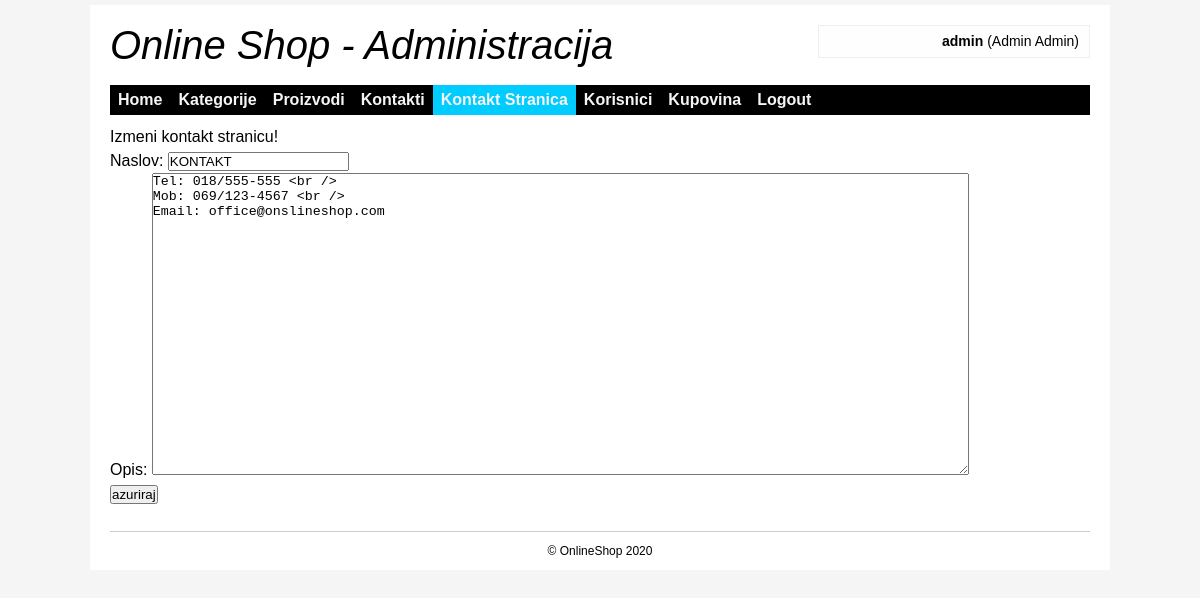
Page /admin/kontakt/kontaktStranica (signed in) on the committed database.
### tables this page shows
CREATE TABLE IF NOT EXISTS `pages` (
  `page_id` int(5) unsigned NOT NULL AUTO_INCREMENT,
  `page` varchar(255) NOT NULL,
  `title` varchar(255) NOT NULL,
  `description` mediumtext NOT NULL,
  PRIMARY KEY (`page_id`)
);

### libs/Admin_View.php (called while the page is built, shortened)
<?php
class Admin_View {
    public function render($template) {
        include_once BASE_PATH . 'views/admin/header.php';
        include_once BASE_PATH . 'views/admin/'.$template;
        include_once BASE_PATH . 'views/admin/footer.php';
    }
}
?>

### controllers/kontakt_admin_controller.php (called while the page is built, shortened)
<?php
class Kontakt_Admin_Controller extends Admin_Controller {
    public function kontaktStranica(){
        $this->view->activeNavigation = 'kontaktStranica';
        $kontaktPage = $this->model->getKontaktPage();
        $this->view->kontaktPage = $kontaktPage;
        $this->view->render('kontakt/kontakt_stranica.php');
    }
}
?>

### admin.php (called while the page is built, shortened)
<?php
require LIBS.'Admin_View.php';
$onlineshop = new Router('admin');
?>

### libs/Model.php (called while the page is built, shortened)
<?php
class Model {
    public function __construct() {
        $this->db = new Database(DB_TYPE,DB_HOST,DB_NAME,DB_USER,DB_PASS);
    }
}
?>

### models/kontakt_model.php (called while the page is built, shortened)
<?php
class Kontakt_Model extends Model {
    public function getKontaktPage() {
        $kontakt = array();
        $sql = "SELECT `page_id`,`page`,`title`,`description`
                FROM `pages`
                WHERE `page_id` = 2";
        $result = $this->db->query($sql);
            if ($result->rowCount()>0){
            $kontakt = $result->fetch(PDO::FETCH_ASSOC);
        }
        return $kontakt;
    }
}
?>

### views/admin/kontakt/kontakt_stranica.php (the view, shortened to what this page needs)
<p>
    Izmeni kontakt stranicu!
</p>
<form action="<?php echo ADMIN_URL . 'kontakt/azurirajKontaktStranicu'; ?>" method="post" >
    Naslov: <input type="text" name="title" value="<?php echo $this->kontaktPage['title']; ?>" /> <br />
    Opis:   <textarea rows="20" cols="100" name="description" ><?php echo $this->kontaktPage['description']; ?></textarea> <br />
    <input type="submit" value="azuriraj" />
</form>

### views/admin/style_admin.css (style rules this page uses)
body,div,dl,dt,dd,ul,ol,li,h1,h2,h3,h4,h5,h6,pre,code,form,fieldset,legend,input,textarea,p,blockquote,th,td { margin:0;padding:0; }
html { color:#000;background:#f5f5f5; }
body { font:16px/1.5 arial,helvetica,sans-serif;text-align:center; }

### rows in the picture
pages: title "KONTAKT", description "Tel: 018/555-555 <br /> Mob: 069/123-4567 <br /> Email: office@onslineshop.com"

### other values in the picture
$_SESSION['login'] "admin"
$_SESSION['first_name'] "Admin"
$_SESSION['last_name'] "Admin"
